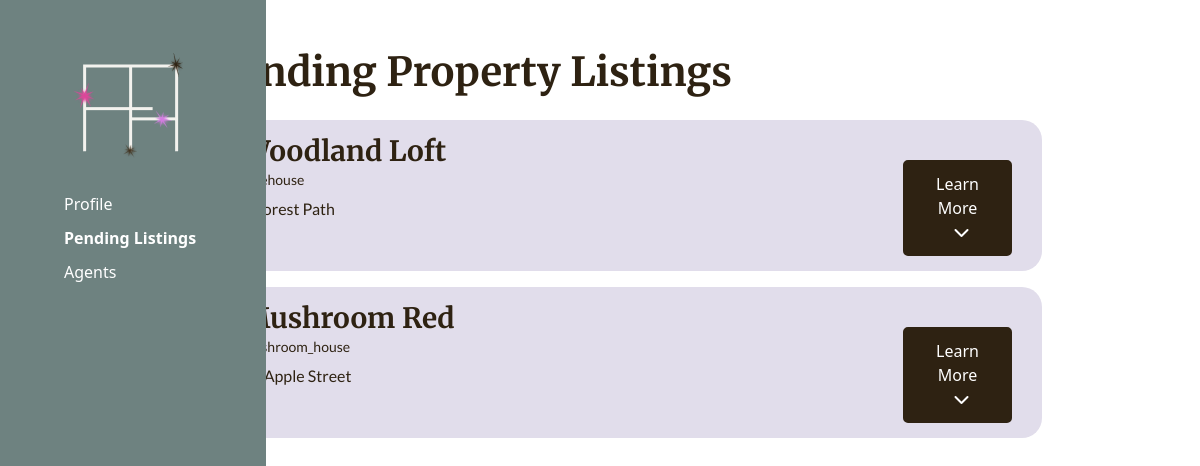
The app's page /admin.pages/pendingListing.php (signed in) with its own data.
### tables this page shows
CREATE TABLE `listing` (
  `id` int(11) NOT NULL,
  `title` varchar(255) DEFAULT NULL,
  `description` text DEFAULT NULL,
  `propType` enum('treehouse','flower-den','mountainside_cottage','underwater_cove','mushroom_house') DEFAULT NULL,
  `availableDate` date DEFAULT NULL,
  `totFloor` int(11) DEFAULT NULL,
  `floorSize` int(11) DEFAULT NULL,
  `bedrooms` int(11) DEFAULT NULL,
  `bathrooms` int(11) DEFAULT NULL,
  `kitchens` int(11) DEFAULT NULL,
  `diningRooms` int(11) DEFAULT NULL,
  `basements` int(11) DEFAULT NULL,
  `wifi` tinyint(1) DEFAULT NULL,
  `airConditioning` tinyint(1) DEFAULT NULL,
  `floorHeating` tinyint(1) DEFAULT NULL,
  `pool` tinyint(1) DEFAULT NULL,
  `fitnessCentr` tinyint(1) DEFAULT NULL,
  `gardenServ` tinyint(1) DEFAULT NULL,
  `undercPark` tinyint(1) DEFAULT NULL,
  `gatedCom` tinyint(1) DEFAULT NULL,
  `forSaleRent` enum('sale','rent') DEFAULT NULL,
  `pricePm` decimal(10,2) DEFAULT NULL,
  `lotSize` int(11) DEFAULT NULL,
  `parkingSpace` int(11) DEFAULT NULL,
  `gardens` int(11) DEFAULT NULL,
  `patio` int(11) DEFAULT NULL,
  `images` varchar(255) DEFAULT NULL,
  `agentId` int(11) DEFAULT NULL,
  `streetAddress` varchar(255) DEFAULT NULL,
  `city` varchar(100) DEFAULT NULL,
  `state` varchar(100) DEFAULT NULL,
  `postalCode` varchar(20) DEFAULT NULL,
  `status` enum('pending','approved','rejected') DEFAULT 'pending'
);

### admin.pages/pendingListing.php (the view, shortened to what this page needs)
<?php
require '../config.php';
$sql = "SELECT * FROM listing WHERE status = 'pending'";
$result = $conn->query($sql);
?>
<!DOCTYPE html>
<html lang="en">
<head>
    <link href="https://cdn.jsdelivr.net/npm/bootstrap@5.3.3/dist/css/bootstrap.min.css" rel="stylesheet">
    <link rel="stylesheet" href="../styles/adminDash.css">
    <link rel="stylesheet" href="../styles/globalStyles.css">
     <link rel="stylesheet" href="https://cdnjs.cloudflare.com/ajax/libs/font-awesome/6.0.0-beta3/css/all.min.css">
</head>
<body>
    <div class="container-fluid">
        <div class="row">
            <div class="col-2">
                <nav class="admin-nav">
                    <img class="admin-logo" src="../assets/FHH-Logo_white.png" alt="FairyHaven Homes Logo">
                    <ul>
                        <li>
                            <a class="admin-link" href="<?php echo '../adminDash.php'; ?>">Profile</a>
                        </li>
                        <li>
                            <a class="admin-link" href="<?php echo 'admin.pages/pendingListing.php'; ?>"><strong>Pending Listings</strong></a>
                        </li>
                        <li>
                            <a class="admin-link" href="<?php echo 'addAgent.php'; ?>">Agents</a>
                        </li>
                    </ul>
                </nav>
            </div>
            <div class="col-10 mt-5">
                <h1 class="mb-4">Pending Property Listings</h1>
                <?php while ($row = $result->fetch_assoc()): ?>
                <div class="static-info mb-3">
                    <div class="row">
                        <div class="col-10">
                            <h3><?php echo htmlspecialchars($row['title']); ?></h3>
                            <p><small><?php echo htmlspecialchars($row['propType']); ?></small></p>
                            <p><?php echo htmlspecialchars($row['streetAddress']); ?></p>
                        </div>
                        <div class="col-2">
                        <button class="learn-more btn" type="button" data-bs-toggle="collapse" data-bs-target="#collapseInfo-<?php echo $row['id']; ?>" aria-expanded="false" aria-controls="collapseInfo-<?php echo $row['id']; ?>">
                            Learn More
                            <i class="fas fa-chevron-down ms-2"></i>
                        </button>
                        </div>
                    </div>
                </div>
                <?php endwhile; ?>
            </div>
        </div>
    </div>
</body>
</html>

### styles/adminDash.css (style rules this page uses)
.row { margin: none; }
.admin-nav { position: fixed; background-color: #6E8280; height: 100vh; margin-left: -20px; padding-top: 50px; padding-right: 70px; }
.admin-logo { margin-left: 70px; margin-bottom: 30px; }
li { list-style: none; color: white; margin-left: 40px; margin-bottom: 10px; }
.static-info { background-color: #E1DDEB; width: 85%; border-radius: 20px; padding-left: 30px; padding-right: 30px; padding-top: 15px; padding-bottom: 15px; }
.static-info p { margin-top: -10px; }
.learn-more { background-color: #2E2212; border: 2px solid #2E2212; color: white; padding-left: 20px; padding-right: 20px; padding-top: 10px; padding-bottom: 10px; border-radius: 5px; margin-top: 25px; width: 100%; transition: background-color 0.3s; }
label, p { font-family: "Lato", sans-serif; font-weight: 400; font-style: normal; }
.admin-link { text-decoration: none; color: white; }

### styles/globalStyles.css (style rules this page uses)
h1, h2, h3, h4 { font-family: "Merriweather", serif; font-weight: 700; font-style: normal; color: #2E2212; }
p { font-family: "Lato", sans-serif; font-weight: 400; font-style: normal; color: #2E2212; }

### records on screen
listing: title "Woodland Loft", propType "treehouse", streetAddress "1 Forest Path"
listing: title "Mushroom Red", propType "mushroom_house", streetAddress "13 Apple Street"
